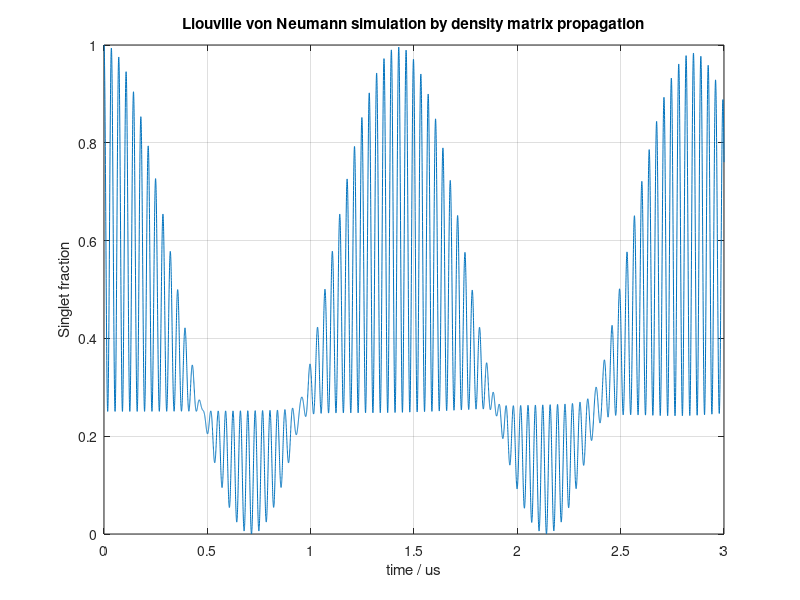

MATLAB code for this plot:
% This script performs a representative Liouville von Neumann simulation by
% propagation of the density matrix. The quantum mechanical system used for
% simulation consists of three spins: electrons (A,B) and a nucleus (C).
% Only one of the electrons is coupled to the nucleus (A-C) with a
% hyperfine coupling specified by `hfc`. The system is also subject to an
% external magnetic fields specified by `B0`. The calculation runs for the
% time points specified by `T`.
%
% The code is intended to be used to learn about the basics of spin
% chemistry, not as a tool for simulation. It is heavily commented, 
% and to use it you should go though it line-by-line to understand what it
% does.
%
% Below we explain different modes for the observable function and the
% initial spin density which we've deemed interesting and have therefore
% programmed it.
% 
% OBSERVABLE
% Option which specifies the function
%  singlet - Singlet probability
%  triplet - Triplet probability
%  espin   - Total spin (squared) of the electrons
%  total   - Total spin (squared) of all the nuclei
%  trace   - The trace of the density matrix
%
% RH0
% Option which specifies the initial spin density matrix
%  singlet   - 1/2 in SingletAlpha and 12 in SingletBeta
%  triplet   - 1/6th in each of the triplet sublevels
%  inactive  - 1/2 in T+Alpha (3x Alpha) and 1/2 in T-Beta (3x Beta)
%  triplet+  - 1/2 in Triplet+Alpha and 1/2 in Triplet+Beta
%  triplet0  - 1/2 in Triplet0Alpha and 1/2 in Triplet0Beta
%  singleta  - 100% in SingletAlpha
%  coherence - 1/2 in the coherence between SingletAlpha and Triplet0Beta,
%              and 1/2 in the coherence between SingletBeta and
%              Triplet0Alpha. This is a 90 degree clockwise rotation of
%              the singlet case, and it evolves in an equivalent fasion
%              through the coherences.
% 
% Written by Marcin Konowalczyk and Gabriel Moise
% Timmel Group @ Oxford University; 2017
 
close all; clear; clc;
 
%% Things you can change
% ==========================================
% Simulation options
hfc = 1.0; % Hyperfine coupling in mT
B0 = 0.05; % Magnetic field in mT
T = linspace(0,3e-6,10000); % Time vector
opt.observable = 's0'; % 'singlet', 'triplet', 'espin', 'total', 'trace'
opt.rh0 = 'singlet'; % 'singlet', 'triplet', 'inactive', 'triplet+', 'triplet0', 'singleta', 'coherence'
            
% Calculation options
opt.fixtrace = true; % Fix trace of the density matrix to 1 after each timestep
opt.check = false; % Do sanity checks (for advanced users only)
 
% Visualisation options
opt.verbosity = false; % Write to the console
opt.rhoPlot = false; % Ctrl + C to stop the execution
opt.rhoPlotSkip = 10; % Do phoPlot every n frames
% ==========================================
 
%% Basic spin matrices (in alpha/beta basis)
Ix = 0.5 * [0  1; 1   0];
Iy = 0.5 * [0 -1i;1i  0];
Iz = 0.5 * [1  0; 0  -1];
Ie = eye(2);
 
tkron = @(x,y,z) kron(kron(x,y),z); % Successive kronecker product of three elements
tol = 10*eps; % Tolerance for asserts
 
%% Transform to Singlet Triplet basis
s2 = 1/sqrt(2);
%      T+ S  T0   T-
Pe = [ 1  0   0   0
    0 s2  s2   0
    0 -s2 s2   0
    0  0   0   1];
P = kron(Pe,eye(2)); % Nucleus stays in alpha/beta basis
ST = @(A) P*A*P'; % Transfomration to the ST basis
 
% Check that P is unitary
if opt.check
    condition = ST(eye(8)) - eye(8) < tol;
    assert(all(condition(:)),'P is not unitary');
end
 
%% Product spin matrices
% Note: In Matlab you cannot (easily) work on the vector operators.
% Therefore, we work with the components thereof.
 
% Components of SA vector operator
SAx = ST(tkron(Ix,Ie,Ie));
SAy = ST(tkron(Iy,Ie,Ie));
SAz = ST(tkron(Iz,Ie,Ie));
SAp = SAx + 1i*SAy; % Raising and lowering operators
SAm = SAx - 1i*SAy;
 
% Components of SB vector operator
SBx = ST(tkron(Ie,Ix,Ie));
SBy = ST(tkron(Ie,Iy,Ie));
SBz = ST(tkron(Ie,Iz,Ie));
SBp = SBx + 1i*SBy;
SBm = SBx - 1i*SBy;
 
% Components of SC vector operator
SCx = ST(tkron(Ie,Ie,Ix));
SCy = ST(tkron(Ie,Ie,Iy));
SCz = ST(tkron(Ie,Ie,Iz));
 
% Total spin angular momentum (squared) of each species
SA2 = SAx^2 + SAy^2 + SAz^2;
SB2 = SBx^2 + SBy^2 + SBz^2;
SC2 = SCx^2 + SCy^2 + SCz^2;
 
% Product operators
SASB = SAx*SBx + SAy*SBy + SAz*SBz;
SASC = SAx*SCx + SAy*SCy + SAz*SCz;
SBSC = SBx*SCx + SBy*SCy + SBz*SCz;
 
% Total electron spin operator (squared)
SAB2 = SA2 + SB2 + 2*SASB; % Method #1
%SAB2 = SA2 + SB2 + 2*SAz*SBz + SAp*SBm + SBp*SAm; % Method #2
 
% Components of the SAB vector operator
SABx = SAx + SBx;
SABy = SAy + SBy;
SABz = SAz + SBz;
 
% Product of the vector operator SAB SC
SABSC = SABx*SCx + SABy*SCy + SABz*SCz;
 
% Total spin operator F2 = (SA + SB + SC)^2 <- SA, SB, SC are vector operators
%F2 = SA2 + SB2 + SC2 + 2*SASB + 2*SASC + 2*SBSC; % Method #1
F2 = SAB2 + SC2 + 2*SABSC; % Method 2
 
gn = 267.513e3; % Hydrogen nucleus gyromagnetic ratio in rad/s/mT
ge = 1.760859644e8; % Electron gyromagnetic ratio in rad/s/mT
 
%% Make the Hamiltonian
a = ge * hfc; % Hyperfine coupling constant
omega0 = ge*B0; % Electron Larmor frequency
omega0n = -gn*B0; % Nuclear Larmor frequency
 
H_mag = omega0.*(SAz + SBz) + omega0n.*SCz; % Electron and nuclear Zeeman
H_hyperfine = a*(SAx*SCx + SAy*SCy + SAz*SCz);
 
H = H_mag + H_hyperfine;
 
[V,E] = eig(H); % Get the eigenvalues and eigenvectors
E = diag(E);
 
%% Define the projection operators, propagators and the observable
% Singlet projection operator in the aba basis
PS = 0.25*eye(8) - tkron(Ix,Ix,Ie) - tkron(Iy,Iy,Ie) - tkron(Iz,Iz,Ie);
PT = eye(8) - PS;
PS = ST(PS); % Project into ST basis
PT = ST(PT);
 
%Create the initial density matrix
switch lower(opt.rh0)
    case {'singlet', 's', 's0'}
        % Initial density matrix in all singlet sublevels (Sa and Sb)
        %rh0 = PS/2; % Method 1
        rh0 = zeros(8); rh0(5,5) = 0.5; rh0(6,6) = 0.5; % Method 2
    case {'triplet', 't'}
        % Initial density matrix in all triplet sublevels
        rh0 = PT/6;
    case 'inactive'
        % Half of the population in T+a and half in T-b
        % (this should not evolve in time)
        rh0 = zeros(8); rh0(1,1) = 0.5; rh0(8,8) = 0.5;
    case {'triplet+', 't+'}
        % Initial density matrix in T+
        rh0 = zeros(8); rh0(1,1) = 0.5; rh0(2,2) = 0.5;
    case {'triplet0', 't0'}
        % Initial density matrix in T0
        rh0 = zeros(8); rh0(3,3) = 0.5; rh0(4,4) = 0.5;
    case {'singleta', 'sa'}
        % Initial density matrix in Sa
        rh0 = zeros(8); rh0(5,5) = 1;
    case {'coherence', 'cs', 'cs0'}
        % Initial density matrix in coherence-equivalent rho of S0
        rh0 = zeros(8); rh0(5,4) = 0.5; rh0(6,3) = 0.5;
    otherwise
        error('Invalid starting point specified'); 
end
 
% Sanity checks
if opt.check
    assert(abs(trace(rh0)-1) < tol,'Invalid starting point trace')
    condition = diag(rh0) >= -tol;
    assert(all(condition(:)),'Invalid sign of the starting point')
end
    
% Calcualte the propagator matrices
dt = mean(diff(T));
Um = expm(-1i*H*dt); Up = expm(1i*H*dt);
rhp = rh0; % Spin density at previous timestep
 
% Define the function to calculate the observable on the density matrix
switch lower(opt.observable)
    case {'singlet', 's', 's0'}
        % Singlet yield
        observable = @(rh) real(trace(PS*rh));
        %observable = @(rh) real(rh(5,5) + rh(6,6));
    case {'triplet', 't'}
        % Three different approaches to triplet yield
        observable = @(rh) 1-real(trace(PS*rh));
        %observable = @(rh) real(trace(PT*rh));
        %observable = @(rh) real(trace(rh(1,1)+rh(2,2)+rh(3,3)+rh(4,4)+rh(7,7)+rh(8,8)));
    case 'espin'
        % Total SA ans SB spin
        observable = @(rh) real(trace(SAB2*rh));
    case {'total', 'f'}
        % Total spin
        observable = @(rh) real(trace(F2*rh));
    case 'trace'
        % Trace of the density matrix
        observable = @(rh) (1-real(trace(rh)))/eps;
    otherwise
        error('Invalid observable specified');
end
 
%% Iterate through all the time points
sig = NaN(1,length(T)); % Prealocate the matrix for the signal
sig(1) = observable(rh0); % Calculate the observable of the initial density matrix
Tsig = (0:length(T)-1)*dt; % Timesteps at which the 'sig' was simulated
for i = 2:length(T);
    t = T(i);
    if opt.verbosity && ~mod(i,length(T)/10); fprintf('%3.f%%\n',i./length(T).*100); end;
    
    % Propagate the density matrix by dt
    rht = Um*rhp*Up;
    if opt.fixtrace && opt.check; rht = rht/trace(rht); end; % Fix the roundof erros on trace
    rhp = rht;
    
    % Plot intermediate density matrix and the observable
    if opt.rhoPlot && ~mod(i,opt.rhoPlotSkip);
        figure(1);
        % Plot density matrix
        subplot(2,1,1);
        imagesc(abs(rht)); zlim([0 1]);
        view(0,90); axis square; axis tight;
        ticklabels = {'T+a','T+b','T0a','T0b','Sa','Sb','T-a','T-b'};
        set(gca,'XTickLabel',ticklabels,'YTickLabel',ticklabels);
        title('\rho(t)');
        % Plot the observable
        subplot(2,1,2);
        plot(Tsig,sig); xlim([0 max(Tsig)]);
        grid on; title('Observable as a funciton of time');
        drawnow; % Update the plot
    end
    
    % Sanity checks
    if opt.check
        % The trace of the density matrix must be equal to one (within machine precision)
        % Error accummulates therefore multiply `tol` by `i`
        assert(abs(trace(rht) - 1) < i*tol,'Invalid trace %d', abs(trace(rht) - 1)/tol)
 
        % Diagonal elements of the density matrix must be positive (within machine precision)
        condition = diag(rht) >= -tol;
        assert(all(condition(:)),'Invalid sign')
    end
    
    % Calculate the observable at time t
    sig(i) = observable(rht);
end
 
% Interpolate from the simulation points to the desired time points
sig = interp1(Tsig,sig,T,'pchip'); % Cubic interpolate the desired T points
 
if opt.verbosity; fprintf('Done\n'); end;
 
%% Plot
% Close the rhoPlot figure
if opt.rhoPlot;
    f = figure(1);
    close(f);
end
 
% Make the final plot of the observable as a function of time
figure;
plot(1e6*T,sig);
grid on;
xlabel('time / us')
switch lower(opt.observable)
    case {'singlet', 's', 's0'}
        ylabel('Singlet fraction')
        ylim([0 1]);
    case {'triplet', 't'}
        ylabel('Triplet fraction')
        ylim([0 1]);
    case 'espin'
        ylabel('Total electron spin')
        ylim([0 2]);
    case 'total'
        ylabel('Total spin')
        ylim([0 2.75]);
    case 'trace'
        ylabel('1 - Trace of the density matrix / eps')
end
title('Liouville von Neumann simulation by density matrix propagation')